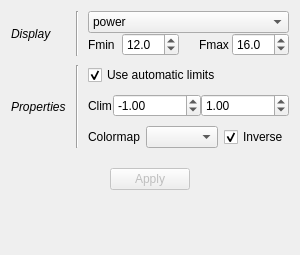
              <widget class="QWidget" name="_topo_page">
               <layout class="QVBoxLayout" name="verticalLayout_37">
                <item>
                 <layout class="QGridLayout" name="gridLayout_19">
                  <property name="verticalSpacing">
                   <number>9</number>
                  </property>
                  <item row="1" column="1">
                   <widget class="Line" name="line_27">
                    <property name="minimumSize">
                     <size>
                      <width>10</width>
                      <height>0</height>
                     </size>
                    </property>
                    <property name="orientation">
                     <enum>Qt::Vertical</enum>
                    </property>
                   </widget>
                  </item>
                  <item row="2" column="1" rowspan="3">
                   <widget class="Line" name="line_20">
                    <property name="minimumSize">
                     <size>
                      <width>10</width>
                      <height>0</height>
                     </size>
                    </property>
                    <property name="orientation">
                     <enum>Qt::Vertical</enum>
                    </property>
                   </widget>
                  </item>
                  <item row="2" column="2" colspan="6">
                   <widget class="QCheckBox" name="_PanTopoAutoClim">
                    <property name="text">
                     <string>Use automatic limits</string>
                    </property>
                    <property name="checked">
                     <bool>true</bool>
                    </property>
                   </widget>
                  </item>
                  <item row="3" column="2" colspan="6">
                   <widget class="QWidget" name="_PanTopoClimW" native="true">
                    <property name="minimumSize">
                     <size>
                      <width>30</width>
                      <height>0</height>
                     </size>
                    </property>
                    <layout class="QHBoxLayout" name="horizontalLayout_18">
                     <property name="spacing">
                      <number>0</number>
                     </property>
                     <property name="leftMargin">
                      <number>0</number>
                     </property>
                     <property name="topMargin">
                      <number>0</number>
                     </property>
                     <property name="rightMargin">
                      <number>0</number>
                     </property>
                     <property name="bottomMargin">
                      <number>0</number>
                     </property>
                     <item>
                      <widget class="QLabel" name="label_66">
                       <property name="text">
                        <string>Clim</string>
                       </property>
                      </widget>
                     </item>
                     <item>
                      <widget class="QDoubleSpinBox" name="_PanTopoCmin">
                       <property name="decimals">
                        <number>2</number>
                       </property>
                       <property name="minimum">
                        <double>-1000000.000000000000000</double>
                       </property>
                       <property name="maximum">
                        <double>1000000.000000000000000</double>
                       </property>
                       <property name="value">
                        <double>-1.000000000000000</double>
                       </property>
                      </widget>
                     </item>
                     <item>
                      <widget class="QDoubleSpinBox" name="_PanTopoCmax">
                       <property name="decimals">
                        <number>2</number>
                       </property>
                       <property name="minimum">
                        <double>-1000000.000000000000000</double>
                       </property>
                       <property name="maximum">
                        <double>1000000.000000000000000</double>
                       </property>
                       <property name="value">
                        <double>1.000000000000000</double>
                       </property>
                      </widget>
                     </item>
                    </layout>
                   </widget>
                  </item>
                  <item row="2" column="0" rowspan="3">
                   <widget class="QLabel" name="label_63">
                    <property name="font">
                     <font>
                      <italic>true</italic>
                      <underline>false</underline>
                      <stylestrategy>PreferDefault</stylestrategy>
                      <kerning>true</kerning>
                     </font>
                    </property>
                    <property name="text">
                     <string>Properties</string>
                    </property>
                   </widget>
                  </item>
                  <item row="1" column="2" colspan="6">
                   <widget class="QWidget" name="widget_9" native="true">
                    <layout class="QVBoxLayout" name="verticalLayout_32">
                     <property name="spacing">
                      <number>0</number>
                     </property>
                     <property name="leftMargin">
                      <number>0</number>
                     </property>
                     <property name="topMargin">
                      <number>0</number>
                     </property>
                     <property name="rightMargin">
                      <number>0</number>
                     </property>
                     <property name="bottomMargin">
                      <number>0</number>
                     </property>
                     <item>
                      <layout class="QGridLayout" name="gridLayout_20">
                       <item row="1" column="0" colspan="2">
                        <widget class="QWidget" name="_PanTopoFW" native="true">
                         <property name="minimumSize">
                          <size>
                           <width>0</width>
                           <height>0</height>
                          </size>
                         </property>
                         <layout class="QHBoxLayout" name="horizontalLayout_16">
                          <property name="spacing">
                           <number>0</number>
                          </property>
                          <property name="leftMargin">
                           <number>0</number>
                          </property>
                          <property name="topMargin">
                           <number>0</number>
                          </property>
                          <property name="rightMargin">
                           <number>0</number>
                          </property>
                          <property name="bottomMargin">
                           <number>0</number>
                          </property>
                          <item>
                           <widget class="QLabel" name="label_69">
                            <property name="text">
                             <string>Fmin</string>
                            </property>
                           </widget>
                          </item>
                          <item>
                           <widget class="QDoubleSpinBox" name="_PanTopoFmin">
                            <property name="decimals">
                             <number>1</number>
                            </property>
                            <property name="value">
                             <double>12.000000000000000</double>
                            </property>
                           </widget>
                          </item>
                          <item>
                           <spacer name="horizontalSpacer_19">
                            <property name="orientation">
                             <enum>Qt::Horizontal</enum>
                            </property>
                            <property name="sizeType">
                             <enum>QSizePolicy::Fixed</enum>
                            </property>
                            <property name="sizeHint" stdset="0">
                             <size>
                              <width>20</width>
                              <height>20</height>
                             </size>
                            </property>
                           </spacer>
                          </item>
                          <item>
                           <widget class="QLabel" name="label_70">
                            <property name="text">
                             <string>Fmax</string>
                            </property>
                           </widget>
                          </item>
                          <item>
                           <widget class="QDoubleSpinBox" name="_PanTopoFmax">
                            <property name="decimals">
                             <number>1</number>
                            </property>
                            <property name="value">
                             <double>16.000000000000000</double>
                            </property>
                           </widget>
                          </item>
                         </layout>
                        </widget>
                       </item>
                       <item row="0" column="0" colspan="2">
                        <widget class="QComboBox" name="_PanTopoDisp">
                         <property name="currentIndex">
                          <number>0</number>
                         </property>
                         <item>
                          <property name="text">
                           <string>power</string>
                          </property>
                         </item>
                         <item>
                          <property name="text">
                           <string>amplitude</string>
                          </property>
                         </item>
                         <item>
                          <property name="text">
                           <string>filter</string>
                          </property>
                         </item>
                        </widget>
                       </item>
                      </layout>
                     </item>
                    </layout>
                   </widget>
                  </item>
                  <item row="1" column="0">
                   <widget class="QLabel" name="label_65">
                    <property name="font">
                     <font>
                      <italic>true</italic>
                      <stylestrategy>PreferDefault</stylestrategy>
                      <kerning>true</kerning>
                     </font>
                    </property>
                    <property name="text">
                     <string>Display</string>
                    </property>
                   </widget>
                  </item>
                  <item row="4" column="2">
                   <widget class="QLabel" name="label_67">
                    <property name="text">
                     <string>Colormap</string>
                    </property>
                   </widget>
                  </item>
                  <item row="4" column="7">
                   <widget class="QCheckBox" name="_PanTopoRev">
                    <property name="text">
                     <string>Inverse</string>
                    </property>
                    <property name="checked">
                     <bool>true</bool>
                    </property>
                   </widget>
                  </item>
                  <item row="4" column="3" colspan="4">
                   <widget class="QComboBox" name="_PanTopoCmap"/>
                  </item>
                 </layout>
                </item>
                <item>
                 <widget class="QWidget" name="_PanTopoVizW" native="true">
                  <property name="enabled">
                   <bool>false</bool>
                  </property>
                  <property name="minimumSize">
                   <size>
                    <width>0</width>
                    <height>0</height>
                   </size>
                  </property>
                  <layout class="QVBoxLayout" name="verticalLayout_41">
                   <property name="spacing">
                    <number>0</number>
                   </property>
                   <property name="leftMargin">
                    <number>0</number>
                   </property>
                   <property name="topMargin">
                    <number>0</number>
                   </property>
                   <property name="rightMargin">
                    <number>0</number>
                   </property>
                   <property name="bottomMargin">
                    <number>0</number>
                   </property>
                   <item>
                    <widget class="QWidget" name="widget_10" native="true">
                     <property name="minimumSize">
                      <size>
                       <width>0</width>
                       <height>50</height>
                      </size>
                     </property>
                     <layout class="QHBoxLayout" name="horizontalLayout_17">
                      <item>
                       <spacer name="horizontalSpacer_24">
                        <property name="orientation">
                         <enum>Qt::Horizontal</enum>
                        </property>
                        <property name="sizeHint" stdset="0">
                         <size>
                          <width>40</width>
                          <height>20</height>
                         </size>
                        </property>
                       </spacer>
                      </item>
                      <item>
                       <widget class="QPushButton" name="_PanTopoApply">
                        <property name="text">
                         <string>Apply</string>
                        </property>
                       </widget>
                      </item>
                      <item>
                       <spacer name="horizontalSpacer_31">
                        <property name="orientation">
                         <enum>Qt::Horizontal</enum>
                        </property>
                        <property name="sizeHint" stdset="0">
                         <size>
                          <width>40</width>
                          <height>20</height>
                         </size>
                        </property>
                       </spacer>
                      </item>
                     </layout>
                    </widget>
                   </item>
                  </layout>
                 </widget>
                </item>
                <item>
                 <spacer name="verticalSpacer_17">
                  <property name="orientation">
                   <enum>Qt::Vertical</enum>
                  </property>
                  <property name="sizeHint" stdset="0">
                   <size>
                    <width>20</width>
                    <height>40</height>
                   </size>
                  </property>
                 </spacer>
                </item>
               </layout>
               <zorder>verticalSpacer_17</zorder>
               <zorder></zorder>
               <zorder>_PanTopoVizW</zorder>
              </widget>
